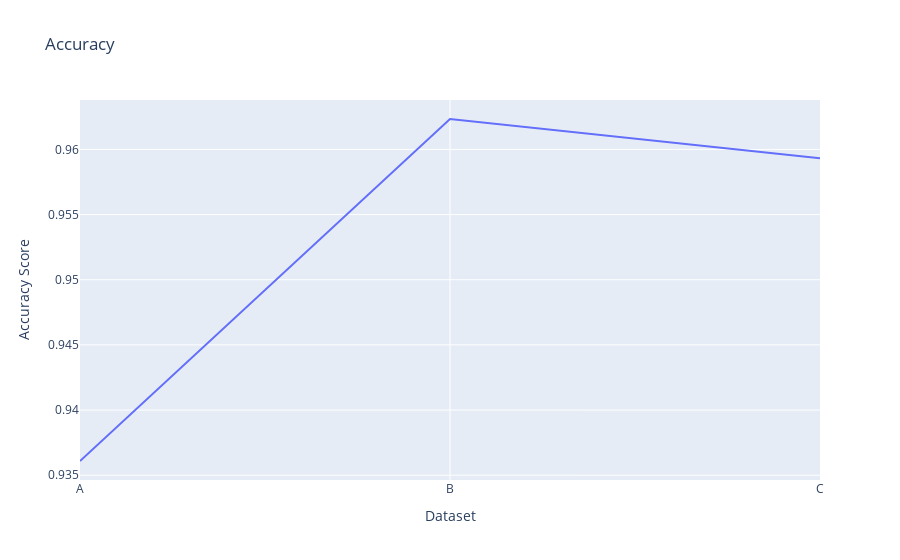

Notebook code for this chart:
### Code cell
# Graficacion de metricas
print(accuracy)

accuracyFig = px.line(x= list (niveles.keys()),y=accuracy,title="Accuracy",labels={"x":"Dataset","y":"Accuracy Score"})

accuracyFig.show()

### Figure 1 — Plotly figure (JSON) as saved in the notebook; plotly's stock layout.template omitted (floating-point values rounded to 4 significant figures)
{"data": [{"hovertemplate": "Dataset=%{x}<br>Accuracy Score=%{y}<extra></extra>", "legendgroup": "", "line": {"color": "#636efa", "dash": "solid"}, "mode": "lines", "name": "", "orientation": "v", "showlegend": false, "type": "scatter", "x": ["A", "B", "C"], "xaxis": "x", "y": [0.9361, 0.9623, 0.9593], "yaxis": "y"}], "layout": {"legend": {"tracegroupgap": 0}, "title": {"text": "Accuracy"}, "xaxis": {"anchor": "y", "domain": [0, 1], "title": {"text": "Dataset"}}, "yaxis": {"anchor": "x", "domain": [0, 1], "title": {"text": "Accuracy Score"}}}}
